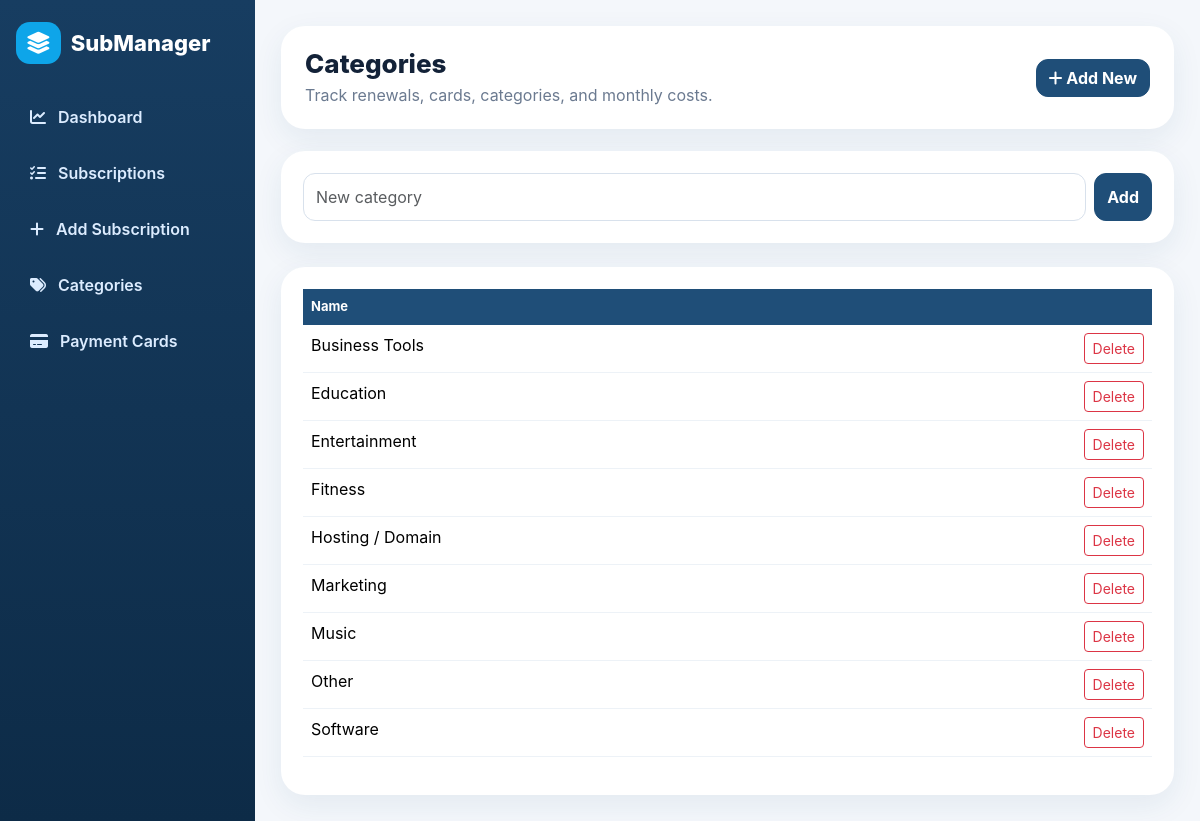
/categories.php, run on the app's committed database.
### tables this page shows
CREATE TABLE IF NOT EXISTS categories (
  id INT AUTO_INCREMENT PRIMARY KEY,
  name VARCHAR(100) NOT NULL UNIQUE
);

### categories.php (the view, shortened to what this page needs)
<?php require 'db.php'; require 'layout.php';
$rows=$pdo->query("SELECT * FROM categories ORDER BY name")->fetchAll(); page_header('Categories'); ?>
<div class="cardx form-card"><form method="post" class="d-flex gap-2"><input name="name" class="form-control" placeholder="New category"><button class="btn btn-primary">Add</button></form></div>
<div class="cardx mt-4"><table class="table"><thead><tr><th>Name</th><th></th></tr></thead><tbody><?php foreach($rows as $r): ?><tr><td><?= htmlspecialchars($r['name']) ?></td><td class="text-end"><a class="btn btn-sm btn-outline-danger" href="?delete=<?= $r['id'] ?>">Delete</a></td></tr><?php endforeach; ?></tbody></table></div>

### assets/css/style.css (style rules this page uses)
:root { --blue:#1f4e78;--teal:#087f73;--bg:#f4f7fb;--card:#fff;--text:#132238;--muted:#6b7a90;--red:#d90429;--orange:#f59e0b;--green:#0f9f6e }
* { box-sizing:border-box }
body { margin:0;background:var(--bg);font-family:Inter,Segoe UI,Arial,sans-serif;color:var(--text) }
.btn-primary { background:var(--blue);border-color:var(--blue);border-radius:12px;font-weight:700 }
.cardx { background:#fff;border-radius:24px;padding:22px;box-shadow:0 10px 30px rgba(31,78,120,.08) }
.table thead th { background:var(--blue);color:#fff;font-size:13px;border:0 }
.table td { border-color:#edf2f7 }
.form-control,.form-select { border-radius:12px;padding:11px 12px;border-color:#d8e1ec }

### data on the page
categories: name "Business Tools"
categories: name "Education"
categories: name "Entertainment"
categories: name "Fitness"
categories: name "Hosting / Domain"
categories: name "Marketing"
categories: name "Music"
categories: name "Other"
categories: name "Software"

### other printed values
$title "Categories"
